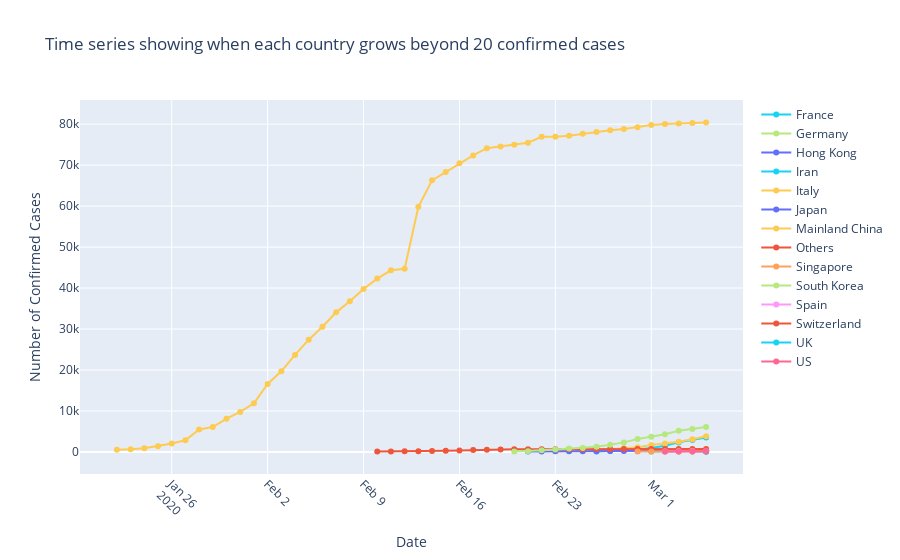

Notebook cell for this chart:
### Code cell
# This figure plots by date and shows the countries that surpass 70, starting plotting points from the date they have more than 50 cases 
fig = go.Figure()
for country in outbreak_countries.columns:
    t = toTimeSeries((outbreak_countries[outbreak_countries[country]>20]).index)
    y = outbreak_countries[outbreak_countries[country]>20][country]
    fig.add_trace(go.Scatter(x=t,y=y, mode='lines+markers',name=country))
fig.update_layout(title="Time series showing when each country grows beyond 20 confirmed cases", xaxis_title='Date',yaxis_title='Number of Confirmed Cases',xaxis=dict(tickangle=45))
fig.show()

### Figure 1 — Plotly figure (JSON) as saved in the notebook; plotly's stock layout.template omitted (floating-point values rounded to 4 significant figures)
{"data": [{"mode": "lines+markers", "name": "Afghanistan", "type": "scatter", "x": [], "y": []}, {"mode": "lines+markers", "name": "Algeria", "type": "scatter", "x": [], "y": []}, {"mode": "lines+markers", "name": "Andorra", "type": "scatter", "x": [], "y": []}, {"mode": "lines+markers", "name": "Argentina", "type": "scatter", "x": [], "y": []}, {"mode": "lines+markers", "name": "Armenia", "type": "scatter", "x": [], "y": []}, {"mode": "lines+markers", "name": "Australia", "type": "scatter", "x": [], "y": []}, {"mode": "lines+markers", "name": "Austria", "type": "scatter", "x": [], "y": []}, {"mode": "lines+markers", "name": "Azerbaijan", "type": "scatter", "x": [], "y": []}, {"mode": "lines+markers", "name": "Bahrain", "type": "scatter", "x": [], "y": []}, {"mode": "lines+markers", "name": "Belarus", "type": "scatter", "x": [], "y": []}, {"mode": "lines+markers", "name": "Belgium", "type": "scatter", "x": [], "y": []}, {"mode": "lines+markers", "name": "Bosnia and Herzegovina", "type": "scatter", "x": [], "y": []}, {"mode": "lines+markers", "name": "Brazil", "type": "scatter", "x": [], "y": []}, {"mode": "lines+markers", "name": "Cambodia", "type": "scatter", "x": [], "y": []}, {"mode": "lines+markers", "name": "Canada", "type": "scatter", "x": [], "y": []}, {"mode": "lines+markers", "name": "Chile", "type": "scatter", "x": [], "y": []}, {"mode": "lines+markers", "name": "Croatia", "type": "scatter", "x": [], "y": []}, {"mode": "lines+markers", "name": "Czech Republic", "type": "scatter", "x": [], "y": []}, {"mode": "lines+markers", "name": "Denmark", "type": "scatter", "x": [], "y": []}, {"mode": "lines+markers", "name": "Dominican Republic", "type": "scatter", "x": [], "y": []}, {"mode": "lines+markers", "name": "Ecuador", "type": "scatter", "x": [], "y": []}, {"mode": "lines+markers", "name": "Egypt", "type": "scatter", "x": [], "y": []}, {"mode": "lines+markers", "name": "Estonia", "type": "scatter", "x": [], "y": []}, {"mode": "lines+markers", "name": "Faroe Islands", "type": "scatter", "x": [], "y": []}, {"mode": "lines+markers", "name": "Finland", "type": "scatter", "x": [], "y": []}, {"mode": "lines+markers", "name": "France", "type": "scatter", "x": ["2020-03-01T00:00:00", "2020-03-02T00:00:00", "2020-03-03T00:00:00", "2020-03-04T00:00:00", "2020-03-05T00:00:00"], "y": [130, 191, 204, 285, 377]}, {"mode": "lines+markers", "name": "Georgia", "type": "scatter", "x": [], "y": []}, {"mode": "lines+markers", "name": "Germany", "type": "scatter", "x": ["2020-03-01T00:00:00", "2020-03-02T00:00:00", "2020-03-03T00:00:00", "2020-03-04T00:00:00", "2020-03-05T00:00:00"], "y": [130, 159, 196, 262, 482]}, {"mode": "lines+markers", "name": "Gibraltar", "type": "scatter", "x": [], "y": []}, {"mode": "lines+markers", "name": "Greece", "type": "scatter", "x": [], "y": []}, {"mode": "lines+markers", "name": "Hong Kong", "type": "scatter", "x": ["2020-03-04T00:00:00", "2020-03-05T00:00:00"], "y": [105, 105]}, {"mode": "lines+markers", "name": "Hungary", "type": "scatter", "x": [], "y": []}, {"mode": "lines+markers", "name": "Iceland", "type": "scatter", "x": [], "y": []}, {"mode": "lines+markers", "name": "India", "type": "scatter", "x": [], "y": []}, {"mode": "lines+markers", "name": "Indonesia", "type": "scatter", "x": [], "y": []}, {"mode": "lines+markers", "name": "Iran", "type": "scatter", "x": ["2020-02-26T00:00:00", "2020-02-27T00:00:00", "2020-02-28T00:00:00", "2020-02-29T00:00:00", "2020-03-01T00:00:00", "2020-03-02T00:00:00", "2020-03-03T00:00:00", "2020-03-04T00:00:00", "2020-03-05T00:00:00"], "y": [139, 245, 388, 593, 978, 1501, 2336, 2922, 3513]}, {"mode": "lines+markers", "name": "Iraq", "type": "scatter", "x": [], "y": []}, {"mode": "lines+markers", "name": "Ireland", "type": "scatter", "x": [], "y": []}, {"mode": "lines+markers", "name": "Israel", "type": "scatter", "x": [], "y": []}, {"mode": "lines+markers", "name": "Italy", "type": "scatter", "x": ["2020-02-23T00:00:00", "2020-02-24T00:00:00", "2020-02-25T00:00:00", "2020-02-26T00:00:00", "2020-02-27T00:00:00", "2020-02-28T00:00:00", "2020-02-29T00:00:00", "2020-03-01T00:00:00", "2020-03-02T00:00:00", "2020-03-03T00:00:00", "2020-03-04T00:00:00", "2020-03-05T00:00:00"], "y": [155, 229, 322, 453, 655, 888, 1128, 1694, 2036, 2502, 3089, 3858]}, {"mode": "lines+markers", "name": "Japan", "type": "scatter", "x": ["2020-02-21T00:00:00", "2020-02-22T00:00:00", "2020-02-23T00:00:00", "2020-02-24T00:00:00", "2020-02-25T00:00:00", "2020-02-26T00:00:00", "2020-02-27T00:00:00", "2020-02-28T00:00:00", "2020-02-29T00:00:00", "2020-03-01T00:00:00", "2020-03-02T00:00:00", "2020-03-03T00:00:00", "2020-03-04T00:00:00", "2020-03-05T00:00:00"], "y": [105, 122, 147, 159, 170, 189, 214, 228, 241, 256, 274, 293, 331, 360]}, {"mode": "lines+markers", "name": "Jordan", "type": "scatter", "x": [], "y": []}, {"mode": "lines+markers", "name": "Kuwait", "type": "scatter", "x": [], "y": []}, {"mode": "lines+markers", "name": "Latvia", "type": "scatter", "x": [], "y": []}, {"mode": "lines+markers", "name": "Lebanon", "type": "scatter", "x": [], "y": []}, {"mode": "lines+markers", "name": "Liechtenstein", "type": "scatter", "x": [], "y": []}, {"mode": "lines+markers", "name": "Lithuania", "type": "scatter", "x": [], "y": []}, {"mode": "lines+markers", "name": "Luxembourg", "type": "scatter", "x": [], "y": []}, {"mode": "lines+markers", "name": "Macau", "type": "scatter", "x": [], "y": []}, {"mode": "lines+markers", "name": "Mainland China", "type": "scatter", "x": ["2020-01-22T00:00:00", "2020-01-23T00:00:00", "2020-01-24T00:00:00", "2020-01-25T00:00:00", "2020-01-26T00:00:00", "2020-01-27T00:00:00", "2020-01-28T00:00:00", "2020-01-29T00:00:00", "2020-01-30T00:00:00", "2020-01-31T00:00:00", "2020-02-01T00:00:00", "2020-02-02T00:00:00", "2020-02-03T00:00:00", "2020-02-04T00:00:00", "2020-02-05T00:00:00", "2020-02-06T00:00:00", "2020-02-07T00:00:00", "2020-02-08T00:00:00", "2020-02-09T00:00:00", "2020-02-10T00:00:00", "2020-02-11T00:00:00", "2020-02-12T00:00:00", "2020-02-13T00:00:00", "2020-02-14T00:00:00", "2020-02-15T00:00:00", "2020-02-16T00:00:00", "2020-02-17T00:00:00", "2020-02-18T00:00:00", "2020-02-19T00:00:00", "2020-02-20T00:00:00", "2020-02-21T00:00:00", "2020-02-22T00:00:00", "2020-02-23T00:00:00", "2020-02-24T00:00:00", "2020-02-25T00:00:00", "2020-02-26T00:00:00", "2020-02-27T00:00:00", "2020-02-28T00:00:00", "2020-02-29T00:00:00", "2020-03-01T00:00:00", "2020-03-02T00:00:00", "2020-03-03T00:00:00", "2020-03-04T00:00:00", "2020-03-05T00:00:00"], "y": [547, 639, 916, 1399, 2062, 2863, 5494, 6070, 8124, 9783, 11871, 16607, 19693, 23680, 27409, 30553, 34075, 36778, 39790, 42306, 44327, 44699, 59832, 66292, 68347, 70446, 72364, 74139, 74546, 74999, 75472, 76922, 76938, 77152, 77660, 78065, 78498, 78824, 79251, 79826, 80026, 80151, 80271, 80422]}, {"mode": "lines+markers", "name": "Malaysia", "type": "scatter", "x": [], "y": []}, {"mode": "lines+markers", "name": "Mexico", "type": "scatter", "x": [], "y": []}, {"mode": "lines+markers", "name": "Monaco", "type": "scatter", "x": [], "y": []}, {"mode": "lines+markers", "name": "Morocco", "type": "scatter", "x": [], "y": []}, {"mode": "lines+markers", "name": "Nepal", "type": "scatter", "x": [], "y": []}, {"mode": "lines+markers", "name": "Netherlands", "type": "scatter", "x": [], "y": []}, {"mode": "lines+markers", "name": "New Zealand", "type": "scatter", "x": [], "y": []}, {"mode": "lines+markers", "name": "Nigeria", "type": "scatter", "x": [], "y": []}, {"mode": "lines+markers", "name": "North Macedonia", "type": "scatter", "x": [], "y": []}, {"mode": "lines+markers", "name": "Norway", "type": "scatter", "x": [], "y": []}, {"mode": "lines+markers", "name": "Oman", "type": "scatter", "x": [], "y": []}, {"mode": "lines+markers", "name": "Others", "type": "scatter", "x": ["2020-02-10T00:00:00", "2020-02-11T00:00:00", "2020-02-12T00:00:00", "2020-02-13T00:00:00", "2020-02-14T00:00:00", "2020-02-15T00:00:00", "2020-02-16T00:00:00", "2020-02-17T00:00:00", "2020-02-18T00:00:00", "2020-02-19T00:00:00", "2020-02-20T00:00:00", "2020-02-21T00:00:00", "2020-02-22T00:00:00", "2020-02-23T00:00:00", "2020-02-24T00:00:00", "2020-02-25T00:00:00", "2020-02-26T00:00:00", "2020-02-27T00:00:00", "2020-02-28T00:00:00", "2020-02-29T00:00:00", "2020-03-01T00:00:00", "2020-03-02T00:00:00", "2020-03-03T00:00:00", "2020-03-04T00:00:00", "2020-03-05T00:00:00"], "y": [135, 135, 175, 175, 218, 285, 355, 454, 542, 621, 634, 634, 634, 691, 691, 691, 705, 705, 705, 705, 705, 705, 706, 706, 706]}, {"mode": "lines+markers", "name": "Pakistan", "type": "scatter", "x": [], "y": []}, {"mode": "lines+markers", "name": "Palestine", "type": "scatter", "x": [], "y": []}, {"mode": "lines+markers", "name": "Philippines", "type": "scatter", "x": [], "y": []}, {"mode": "lines+markers", "name": "Poland", "type": "scatter", "x": [], "y": []}, {"mode": "lines+markers", "name": "Portugal", "type": "scatter", "x": [], "y": []}, {"mode": "lines+markers", "name": "Qatar", "type": "scatter", "x": [], "y": []}, {"mode": "lines+markers", "name": "Romania", "type": "scatter", "x": [], "y": []}, {"mode": "lines+markers", "name": "Russia", "type": "scatter", "x": [], "y": []}, {"mode": "lines+markers", "name": "Saint Barthelemy", "type": "scatter", "x": [], "y": []}, {"mode": "lines+markers", "name": "San Marino", "type": "scatter", "x": [], "y": []}, {"mode": "lines+markers", "name": "Saudi Arabia", "type": "scatter", "x": [], "y": []}, {"mode": "lines+markers", "name": "Senegal", "type": "scatter", "x": [], "y": []}, {"mode": "lines+markers", "name": "Singapore", "type": "scatter", "x": ["2020-02-29T00:00:00", "2020-03-01T00:00:00", "2020-03-02T00:00:00", "2020-03-03T00:00:00", "2020-03-04T00:00:00", "2020-03-05T00:00:00"], "y": [102, 106, 108, 110, 110, 117]}, {"mode": "lines+markers", "name": "Slovenia", "type": "scatter", "x": [], "y": []}, {"mode": "lines+markers", "name": "South Africa", "type": "scatter", "x": [], "y": []}, {"mode": "lines+markers", "name": "South Korea", "type": "scatter", "x": ["2020-02-20T00:00:00", "2020-02-21T00:00:00", "2020-02-22T00:00:00", "2020-02-23T00:00:00", "2020-02-24T00:00:00", "2020-02-25T00:00:00", "2020-02-26T00:00:00", "2020-02-27T00:00:00", "2020-02-28T00:00:00", "2020-02-29T00:00:00", "2020-03-01T00:00:00", "2020-03-02T00:00:00", "2020-03-03T00:00:00", "2020-03-04T00:00:00", "2020-03-05T00:00:00"], "y": [104, 204, 433, 602, 833, 977, 1261, 1766, 2337, 3150, 3736, 4335, 5186, 5621, 6088]}, {"mode": "lines+markers", "name": "Spain", "type": "scatter", "x": ["2020-03-02T00:00:00", "2020-03-03T00:00:00", "2020-03-04T00:00:00", "2020-03-05T00:00:00"], "y": [120, 165, 222, 259]}, {"mode": "lines+markers", "name": "Sri Lanka", "type": "scatter", "x": [], "y": []}, {"mode": "lines+markers", "name": "Sweden", "type": "scatter", "x": [], "y": []}, {"mode": "lines+markers", "name": "Switzerland", "type": "scatter", "x": ["2020-03-05T00:00:00"], "y": [114]}, {"mode": "lines+markers", "name": "Taiwan", "type": "scatter", "x": [], "y": []}, {"mode": "lines+markers", "name": "Thailand", "type": "scatter", "x": [], "y": []}, {"mode": "lines+markers", "name": "Tunisia", "type": "scatter", "x": [], "y": []}, {"mode": "lines+markers", "name": "UK", "type": "scatter", "x": ["2020-03-05T00:00:00"], "y": [115]}, {"mode": "lines+markers", "name": "US", "type": "scatter", "x": ["2020-03-02T00:00:00", "2020-03-03T00:00:00", "2020-03-04T00:00:00", "2020-03-05T00:00:00"], "y": [101, 122, 153, 221]}, {"mode": "lines+markers", "name": "Ukraine", "type": "scatter", "x": [], "y": []}, {"mode": "lines+markers", "name": "United Arab Emirates", "type": "scatter", "x": [], "y": []}, {"mode": "lines+markers", "name": "Vietnam", "type": "scatter", "x": [], "y": []}], "layout": {"title": {"text": "Time series showing when each country grows beyond 20 confirmed cases"}, "xaxis": {"tickangle": 45, "title": {"text": "Date"}}, "yaxis": {"title": {"text": "Number of Confirmed Cases"}}}}
